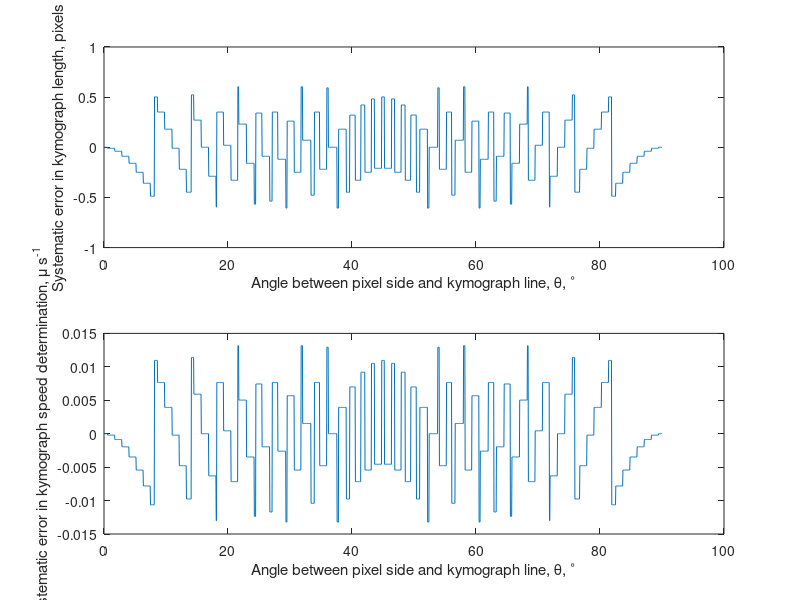

MATLAB code to generate this figure:
%% since we are forced to deal in pixels and since the kymograph axes are 
%  unlikely to be parallel to the pixel edges, we may introduce some error 
%  in the estimation of the physical length of the kymograph, and hence of
%  the speed with which bright pixels move across the kymograph because the
%  x and y, the projections of the kymograph along the image axes, must be whole
%  numbers (of pixels). 
%  Here, l is the length of the kymograph in pixels
%   deltal is the difference between the nominal length l and the actual
%   length matlab must use because of pixelation. (NOTE THAT INTERPOLATION
%   DOESN'T FIX THIS SINCE WE MUST SET THE START AND END POINTS OF THE 
%   KYMOGRAPH IN PIXEL COORDINATES)
%   deltaL is the difference between the actual and nominal lengths of 
%   kymographs in micrometers
%   deltaV is the difference between the nominal and actual calculated 
%   speed in um/s

um_per_pixel = 0.218;
seconds_per_frame = 0.2;

l = 50;
theta = 0:0.05:90;
x = l * cosd(theta);
y = l * sind(theta);

x = round(x);
y = round(y);

deltal = l - sqrt(x.^2 + y.^2);

figure;
subplot(2,1,1);
plot(theta, deltal);
xlabel('Angle between pixel side and kymograph line, \theta, ^{\circ}');
ylabel('Systematic error in kymograph length, pixels');
subplot(2,1,2);
plot(theta, deltal*um_per_pixel/(seconds_per_frame*l));
xlabel('Angle between pixel side and kymograph line, \theta, ^{\circ}');
ylabel('Systematic error in kymograph speed determination, \mu s^{-1}')

max(deltal)